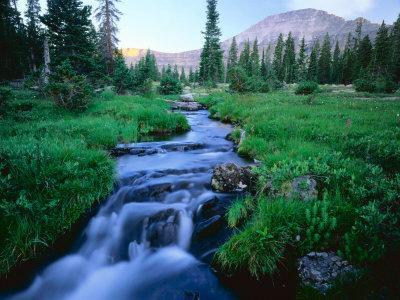
//> input picture Resources/Greenery.jpg, 400 x 300 px
$ ./E6   (built with g++ and OpenCV 4)
//> lines starting //> are read from the running program, lines starting //| are printed output that depends on the picture
#include <iostream>
#include <opencv2/opencv.hpp>

void onTrackbarSlide(int pos, void *image){ // When we slide the trackbar,

}

int main(int argc, char** argv){

    std::string path = "../Resources/Greenery.jpg";
    cv::Mat img = cv::imread(path);
//> img is the input picture: 300 rows x 400 cols, CV_8UC3; mean B, G, R 93.3, 95, 58
    cv::Mat img2;
    int sliderPos = 0;

    std::vector<cv::Mat> colors;

    cv::split(img, colors);
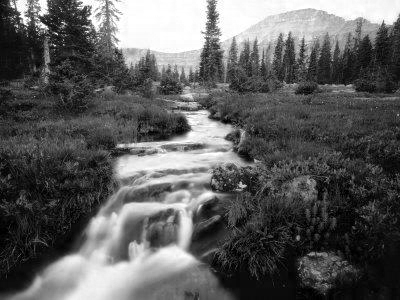
//> colors[0]: 300 rows x 400 cols, CV_8UC1; min 0, max 255, mean 93.3
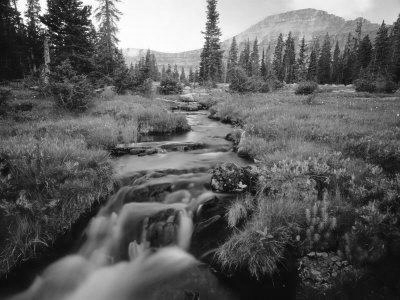
//> colors[1]: 300 rows x 400 cols, CV_8UC1; min 0, max 255, mean 95
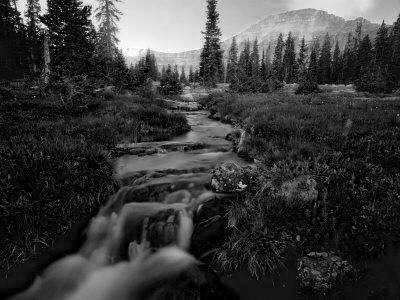
//> colors[2]: 300 rows x 400 cols, CV_8UC1; min 0, max 255, mean 58
    std::cout << "Colors[1] channel number: " << colors[1].channels() << '\n';
//| Colors[1] channel number: 1

    cv::Mat clone1, clone2;
    // Separately clone each set of data,
    // because equating them will make them point to same object
    clone1 = colors[1].clone();
    clone2 = colors[1].clone();
    // std::cout << "Colors[1] channel number: " << colors[1].channels() << '\n';


    double minVal1 = 0, maxVal1 = 0;

    // std::cout << "Colors[1] channel number: " << colors[1].channels() << '\n';
    cv::minMaxIdx(clone1, &minVal1, &maxVal1);
//> maxVal1 = 255
    auto thresh = (unsigned char)((maxVal1-minVal1)/2.0);
//> thresh = 127
    clone1.setTo(sliderPos);
//> clone1: 300 rows x 400 cols, CV_8UC1; every value is 0
    clone2.setTo(0);

    cv::namedWindow("img", cv::WINDOW_AUTOSIZE);
    cv::namedWindow("img2", cv::WINDOW_AUTOSIZE);
    cv::namedWindow("colors1", cv::WINDOW_AUTOSIZE);
    cv::namedWindow("clone1", cv::WINDOW_AUTOSIZE);
    cv::namedWindow("clone2", cv::WINDOW_AUTOSIZE);
    cv::createTrackbar("Threshold","clone2",&sliderPos, 255, onTrackbarSlide);
    cv::Mat orig = colors[1].clone();
for(;;){
    // When the values in colors[1] are greater than the threshold in clone1, set pixels in clone2 to 255
    if(cv::waitKey(10) == 27) break;
//> the Esc key is pressed
    cv::setTrackbarPos("clone2", "Threshold Control", sliderPos);
    colors[1] = orig.clone();
    clone1.setTo(sliderPos);
    cv::compare(colors[1],clone1,clone2,cv::CMP_LE);

    // cv::imshow("clone2",clone2);


    // std::cout << "Colors[1] channel number: " << colors[1].channels() << '\n';
    cv::subtract(colors[1], 255, colors[1],clone2);
    // [4 lines of commented-out code are left out]

    cv::merge(colors, img2);
    // std::cout << "Img2 channel number: " << img2.channels() << '\n';
    // cv::insertChannel(colors[1],img2,1);

    cv::imshow("img",img);
    cv::imshow("img2",img2);
    cv::imshow("colors1",colors[1]);
    cv::imshow("clone1",clone1);
    cv::imshow("clone2", clone2); // Set the capture stream position

}
    // cv::waitKey(0);

    cv::destroyAllWindows();

    return 0;
}

$ run again, with Resources/Arm1.jpg copied over Resources/Greenery.jpg
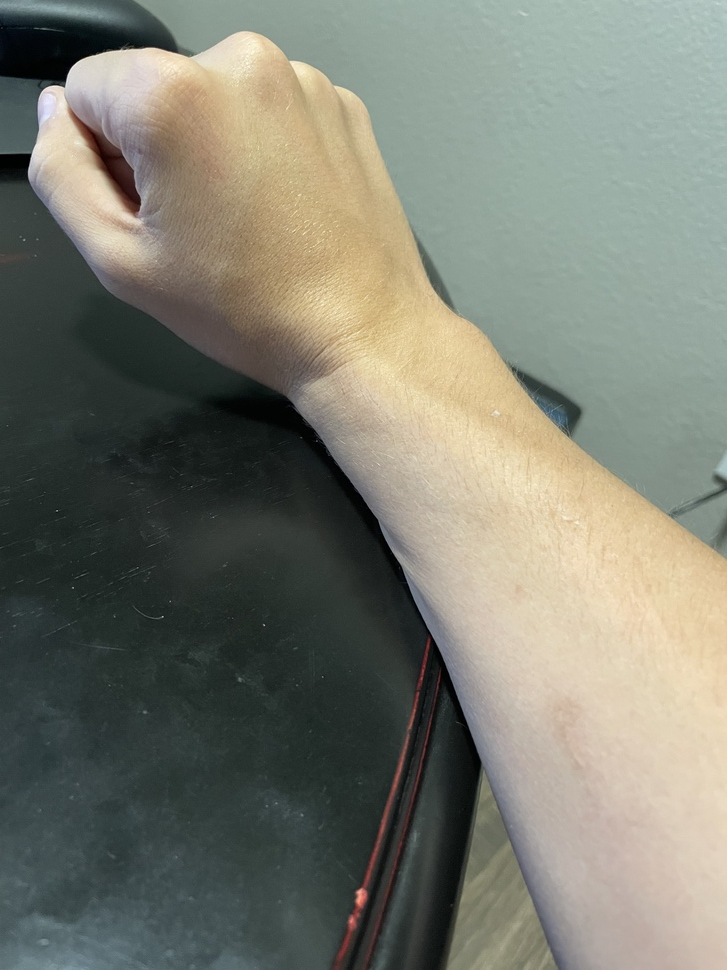
//> input picture Resources/Arm1.jpg, 727 x 970 px, shrunk from 3024 x 4032 before the run
//> img is the input picture: 970 rows x 727 cols, CV_8UC3; mean B, G, R 112.9, 124.8, 123.3
//> `cv::split(img, colors);`:
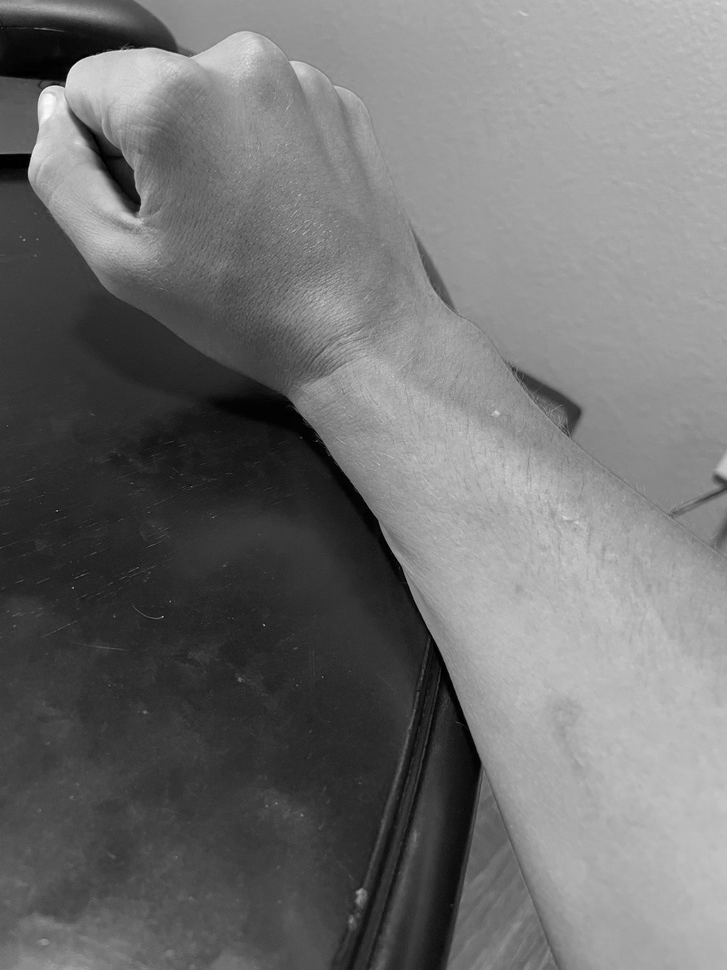
//> colors[0]: 970 rows x 727 cols, CV_8UC1; min 0, max 255, mean 112.9
//> `cv::split(img, colors);`:
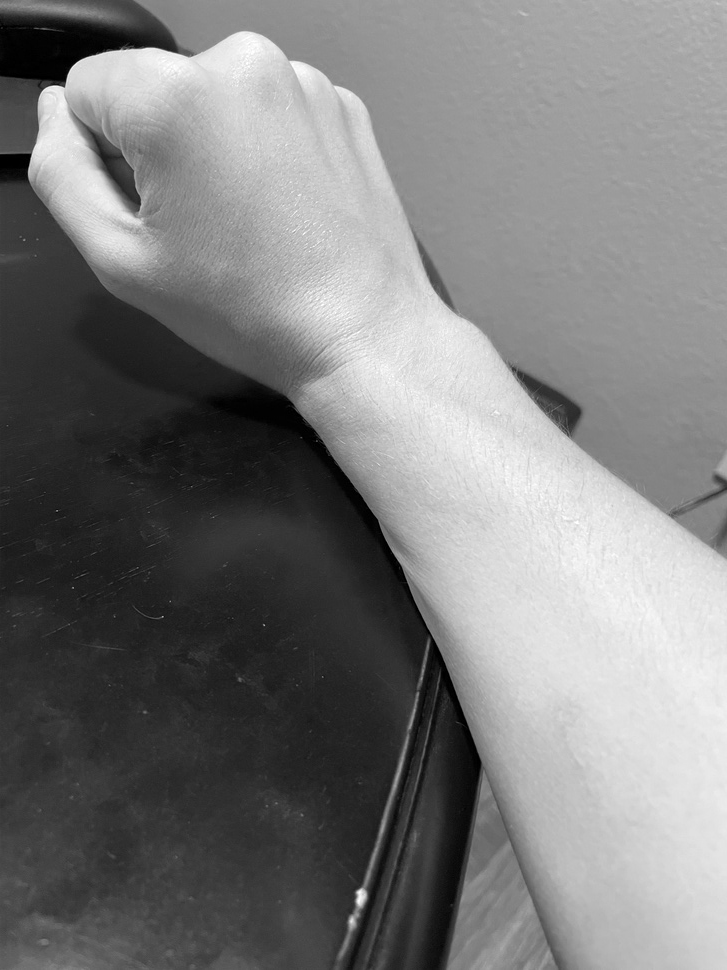
//> colors[2]: 970 rows x 727 cols, CV_8UC1; min 0, max 255, mean 123.3
//| Colors[1] channel number: 1
//> maxVal1 = 251
//> thresh = 125
//> clone1: 970 rows x 727 cols, CV_8UC1; every value is 0

$ run again, with Resources/Arm2.jpg copied over Resources/Greenery.jpg
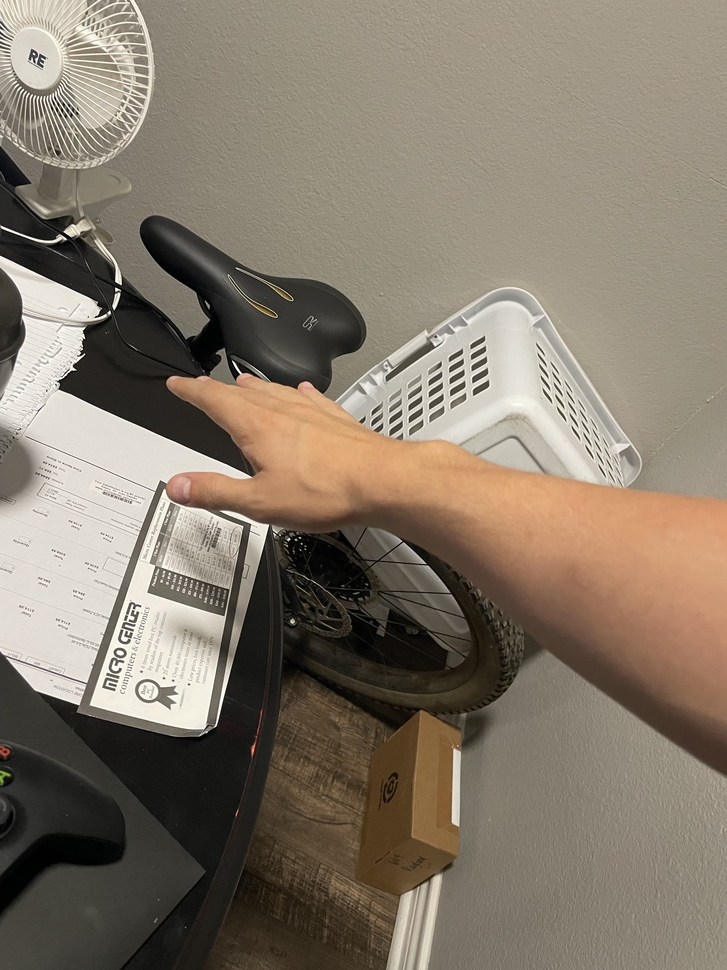
//> input picture Resources/Arm2.jpg, 727 x 970 px, shrunk from 3024 x 4032 before the run
//> img is the input picture: 970 rows x 727 cols, CV_8UC3; mean B, G, R 106.8, 121.6, 132.6
//> `cv::split(img, colors);`:
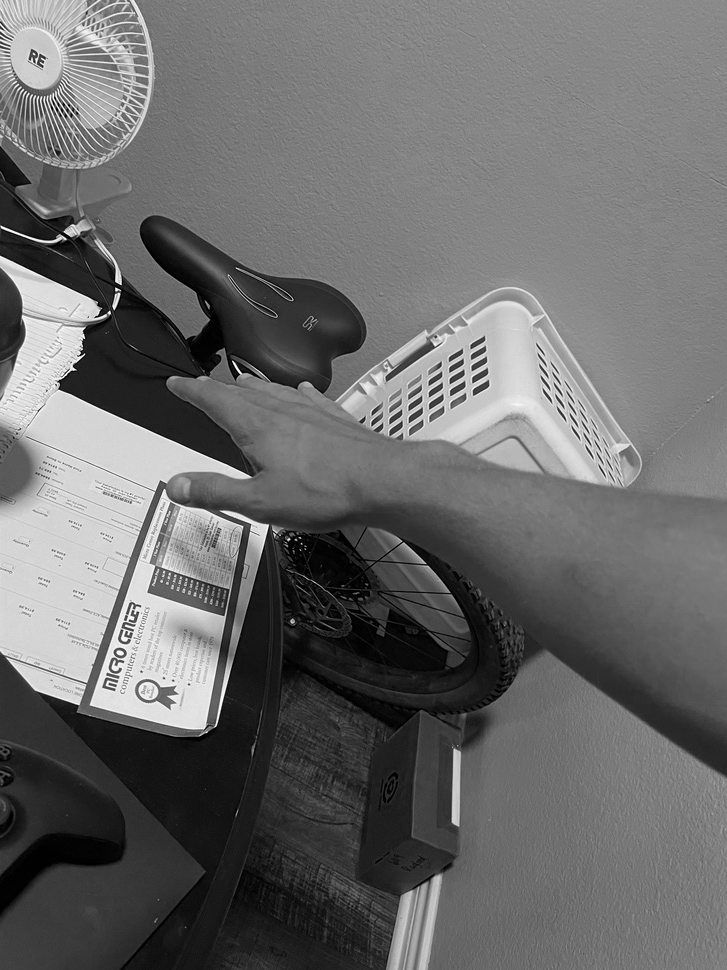
//> colors[0]: 970 rows x 727 cols, CV_8UC1; min 0, max 255, mean 106.8
//> `cv::split(img, colors);`:
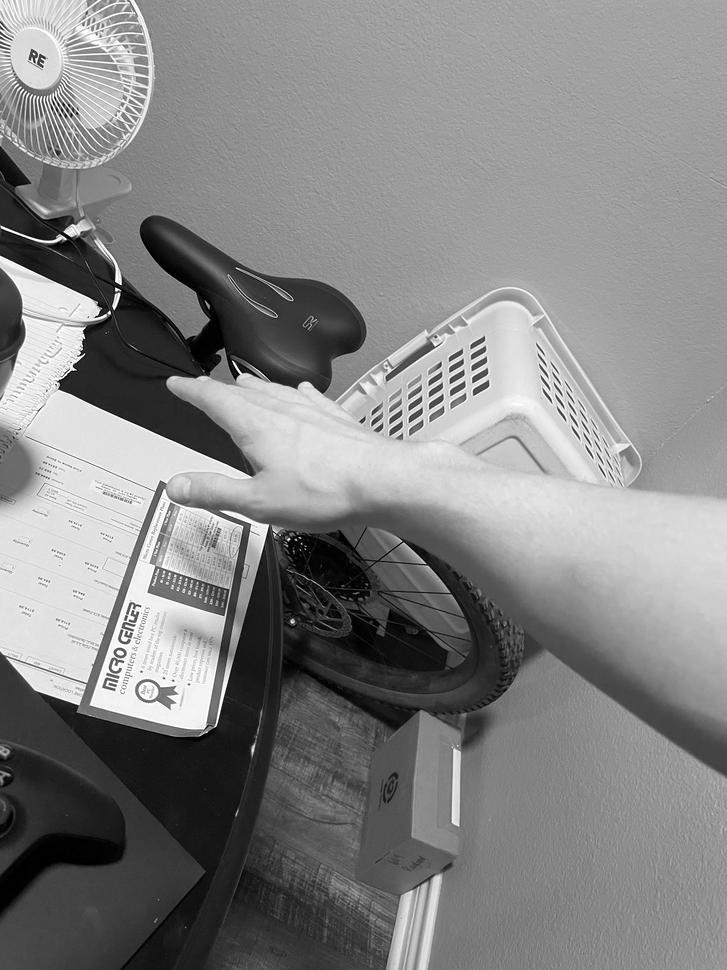
//> colors[2]: 970 rows x 727 cols, CV_8UC1; min 0, max 255, mean 132.6
//| Colors[1] channel number: 1
//> maxVal1 = 255
//> thresh = 127
//> clone1: 970 rows x 727 cols, CV_8UC1; every value is 0

$ run again, with Resources/Arm3.jpg copied over Resources/Greenery.jpg
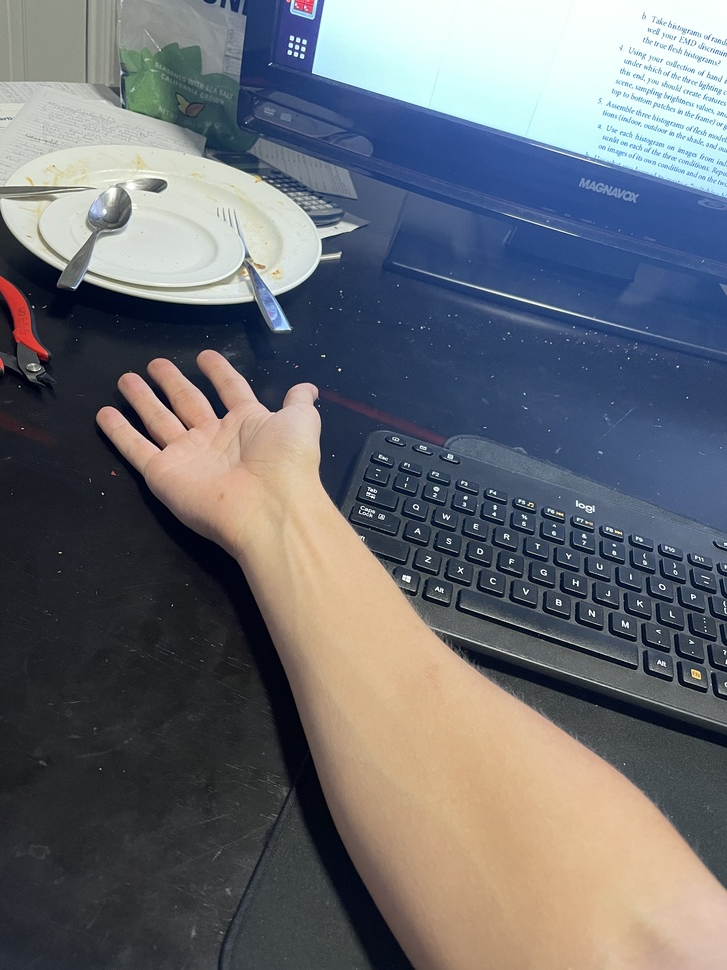
//> input picture Resources/Arm3.jpg, 727 x 970 px, shrunk from 3024 x 4032 before the run
//> img is the input picture: 970 rows x 727 cols, CV_8UC3; mean B, G, R 115, 109.1, 106.5
//> `cv::split(img, colors);`:
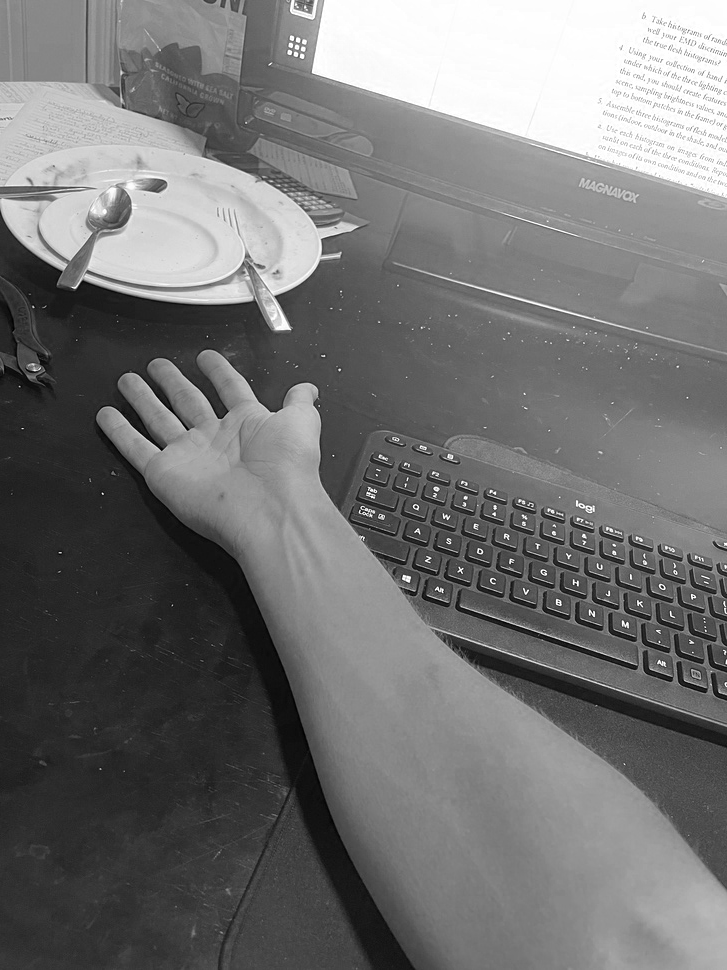
//> colors[0]: 970 rows x 727 cols, CV_8UC1; min 0, max 255, mean 115
//> `cv::split(img, colors);`:
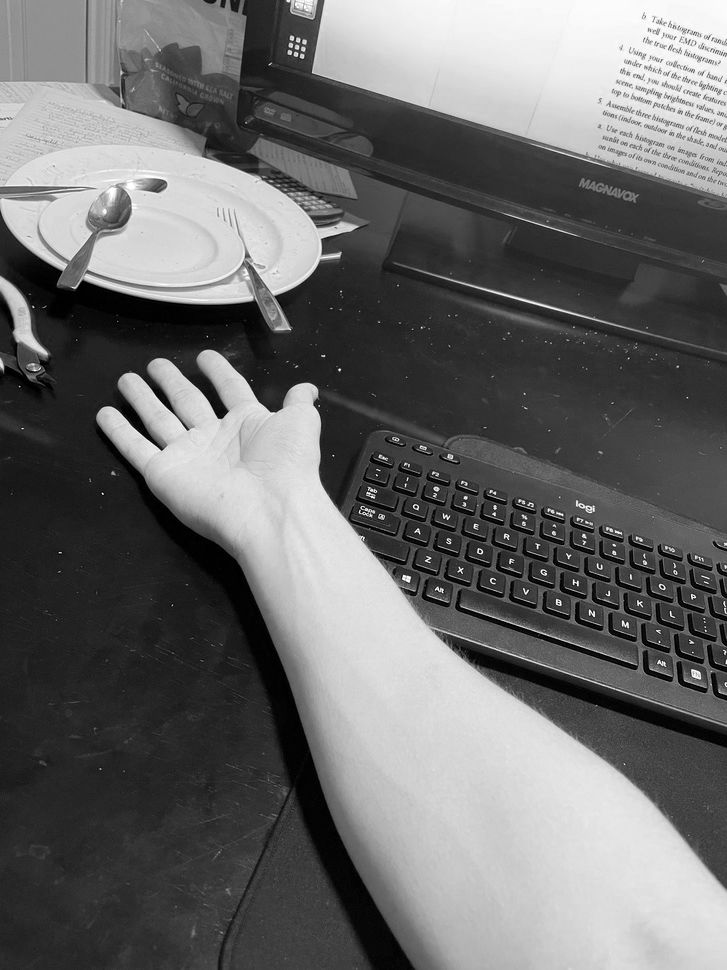
//> colors[2]: 970 rows x 727 cols, CV_8UC1; min 0, max 255, mean 106.5
//| Colors[1] channel number: 1
//> maxVal1 = 255
//> thresh = 127
//> clone1: 970 rows x 727 cols, CV_8UC1; every value is 0
